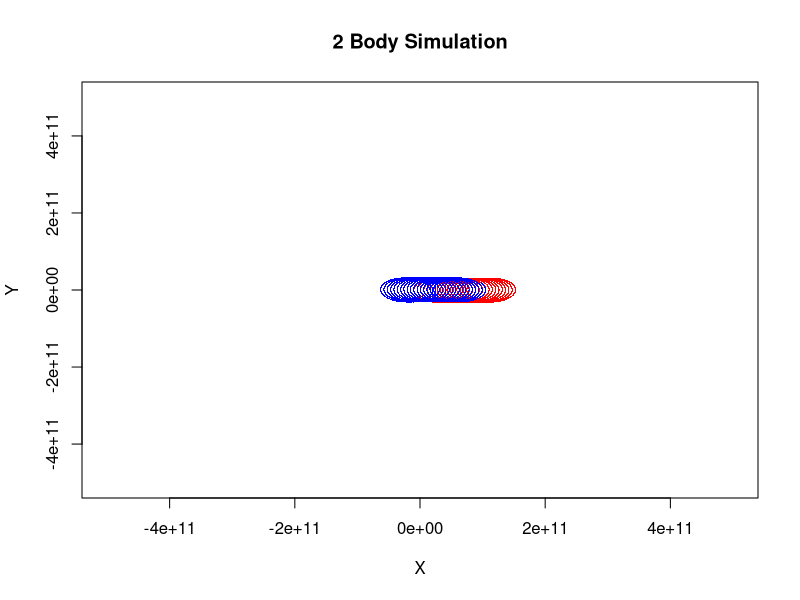
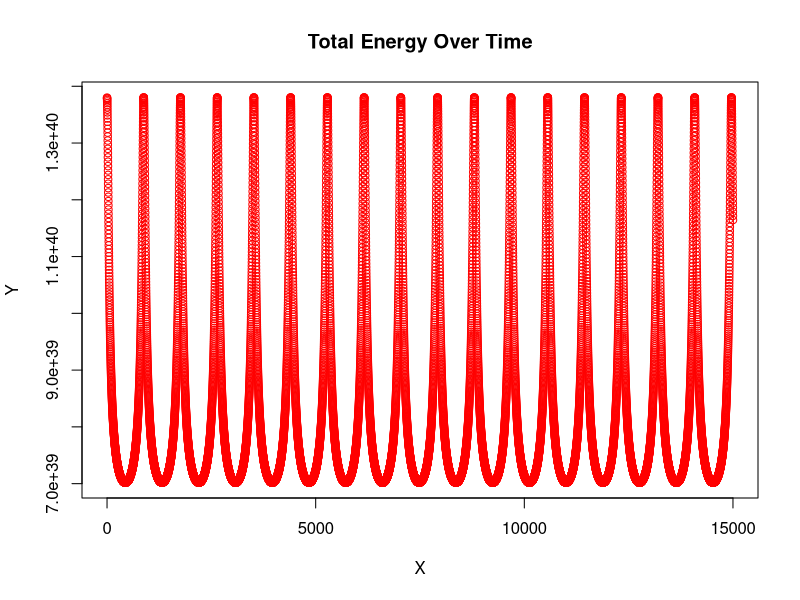
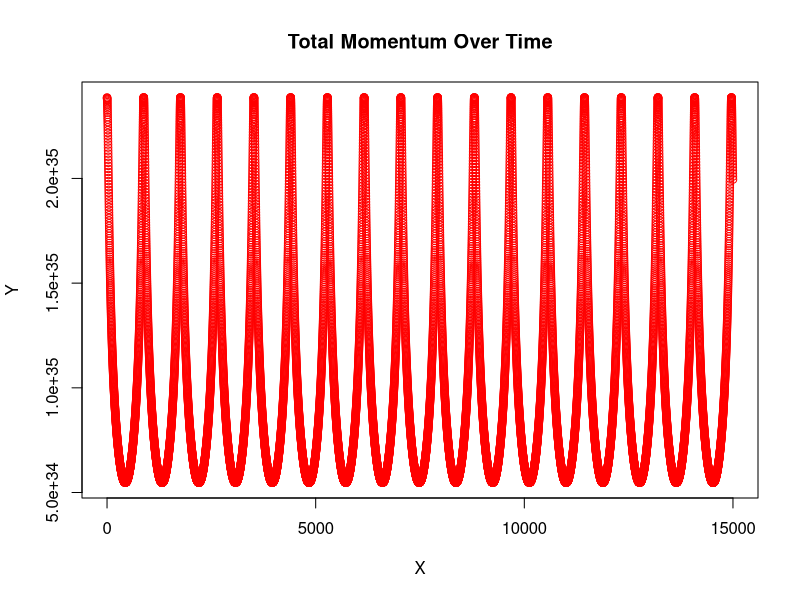

Write R code to recreate these figures, in order.
#First We must define our Two Objects in  the initial Position, velocity, acceleration and mass (Sun and Earth Conditions)
G <- 6.6743*10^(-11) # Newton's Gravitational Constant
M1 <- 1.9891*10^(30) # Sun's Mass
X1 <- 0
Vx1 <- 0
Ax1 <- 0
Y1 <- 0
Vy1 <- 0
Ay1 <- 0


M2 <- 5.972*10^(24) # Earth's Mass
X2 <- 1.4960*10^(11) # Earth's Distance
Vx2 <- 0
Ax2 <- 0
Y2 <- 0
Vy2 <- 29.78 * 10^3 # Earth's Velocity
Ay2 <- 0

#Cool Ring effect
G <- 6.6743*10^(-11) # Newton's Gravitational Constant
M1 <- 1.9891*10^(30) # Sun's Mass
X1 <- -1.5*10^(10)
Vx1 <- 0
Ax1 <- 0
Y1 <- 0
Vy1 <- -29.78 * 10^3
Ay1 <- 0


M2 <- 1.9891*10^(30) # Sun 2
X2 <- 1.5*10^(10) 
Vx2 <- 0
Ax2 <- 0
Y2 <- 0
Vy2 <- 29.78 * 10^3 # Earth's Velocity
Ay2 <- 0

#Two Circle Inital Conditions
G <- 6.6743*10^(-11) # Newton's Gravitational Constant
M1 <- 1.9891*10^(30) # Sun's Mass
X1 <- -1.5*10^(10)
Vx1 <- 0
Ax1 <- 0
Y1 <- 0
Vy1 <- -60 * 10^3
Ay1 <- 0


M2 <- 1.9891*10^(30) # Sun 2
X2 <- 1.5*10^(10) 
Vx2 <- 0
Ax2 <- 0
Y2 <- 0
Vy2 <- 60 * 10^3 # Earth's Velocity
Ay2 <- 0

#Two Circle Inital Conditions
G <- 6.6743*10^(-11) # Newton's Gravitational Constant
M1 <- 1.9891*10^(30) # Sun's Mass
X1 <- -1.5*10^(10)
Vx1 <- 12*10^2
Ax1 <- 0
Y1 <- 0
Vy1 <- -60 * 10^3
Ay1 <- 0


M2 <- 1.9891*10^(30) # Sun 2
X2 <- 1.5*10^(10) 
Vx2 <- 0
Ax2 <- 0
Y2 <- 0
Vy2 <- 60 * 10^3 # Earth's Velocity
Ay2 <- 0

#Define a time step and a length of the entire simulation:

detT <- 10000

N <- 15000


#Now we need to create force functions

FORCEMag <- function(m1, m2, x1, x2, y1, y2) {
  mag <- (G*m1*m2) / ((x1 - x2)^2 + (y1 - y2)^2)
  return(mag)
}
#Newton's Law of Gravitation (there is no need to the big constant G here)
Cosine <- function(x1,x2,y1,y2){
    (x1-x2)/sqrt((x1-x2)^2+(y1-y2)^2)
}
Sine <- function(x1,x2,y1,y2){
    (y1-y2)/sqrt((x1-x2)^2+(y1-y2)^2)
}


FORCE_X <- function(m1, m2, x1, x2, y1, y2){
    Cosine(x1,x2,y1,y2)*FORCEMag(m1, m2, x1, x2, y1, y2) 
}# Cosine (ratio) Multiplied by mag

FORCE_Y <- function(m1, m2, x1, x2, y1, y2){
    Sine(x1,x2,y1,y2)*FORCEMag(m1, m2, x1, x2, y1, y2)
}# Sine (ratio) Multiplied by mag


X1Pos <- c()
Y1Pos <- c()
X2Pos <- c()
Y2Pos <- c()
X1Vel <- c()
Y1Vel <- c()
X2Vel <- c()
Y2Vel <- c()
X1Acc <- c()
Y1Acc <- c()
X2Acc <- c()
Y2Acc <- c()

for(i in 0:N) {                    
    Vx1 <- Vx1+Ax1*detT/2 #Half Step
    Vy1 <- Vy1+Ay1*detT/2 
    Vx2 <- Vx2+Ax2*detT/2 
    Vy2 <- Vy2+Ay2*detT/2 
    X1 <- X1+Vx1*detT
    Y1 <- Y1+Vy1*detT
    X2 <- X2+Vx2*detT
    Y2 <- Y2+Vy2*detT
    Ax1 <- -FORCE_X(M1, M2, X1, X2, Y1, Y2)/M1
    Ay1 <- -FORCE_Y(M1, M2, X1, X2, Y1, Y2)/M1 # Accelerations Update 1
    Ax2 <- FORCE_X(M1, M2, X1, X2, Y1, Y2)/M2
    Ay2 <- FORCE_Y(M1, M2, X1, X2, Y1, Y2)/M2 # Accelerations Update 2
    Vx1 <- Vx1+Ax1*detT/2 #Second Half Step
    Vy1 <- Vy1+Ay1*detT/2 
    Vx2 <- Vx2+Ax2*detT/2 
    Vy2 <- Vy2+Ay2*detT/2 


#Now let us record all of our values into an array and save them for later
    X1Pos <- c(X1Pos, X1)
    Y1Pos <- c(Y1Pos, Y1)
    X2Pos <- c(X2Pos, X2)
    Y2Pos <- c(Y2Pos, Y2)
    X1Vel <- c(X1Vel, Vx1)
    Y1Vel <- c(Y1Vel, Vy1)
    X2Vel <- c(X2Vel, Vx2)
    Y2Vel <- c(Y2Vel, Vy2)
    X1Acc <- c(X1Acc, Ax1)
    Y1Acc <- c(Y1Acc, Ay1)
    X2Acc <- c(X2Acc, Ax2)
    Y2Acc <- c(Y2Acc, Ay2)
}

#plot the positions and everything

plot(X1Pos, Y1Pos, type = "p",pch='.', col = "red", xlab = "X",
     ylab = "Y", main = "2 Body Simulation",ylim = c(-5*10^11,5*10^11),xlim = c(-5*10^11,5*10^11))
points(X2Pos,Y2Pos, type = "p",pch='.', col = "blue")

# Now plotting momentum over time and energy over time (should remain constant)
TimeSteps <- seq(0,N,by=1)
plot(TimeSteps, (1/2)*M1*(X1Vel^2+Y1Vel^2)+(1/2)*M2*(X2Vel^2+Y2Vel^2)+G*M1*M2/sqrt((X1-X2)^2+(Y1-Y2)^2), type = "p", col = "red", xlab = "X",
     ylab = "Y", main = "Total Energy Over Time",xlim = c(0,N))

TimeSteps <- seq(0,N,by=1)
plot(TimeSteps, M1*sqrt((X1Vel^2+Y1Vel^2))+M2*sqrt((X2Vel^2+Y2Vel^2)), type = "p", col = "red", xlab = "X",
     ylab = "Y", main = "Total Momentum Over Time",xlim = c(0,N))


